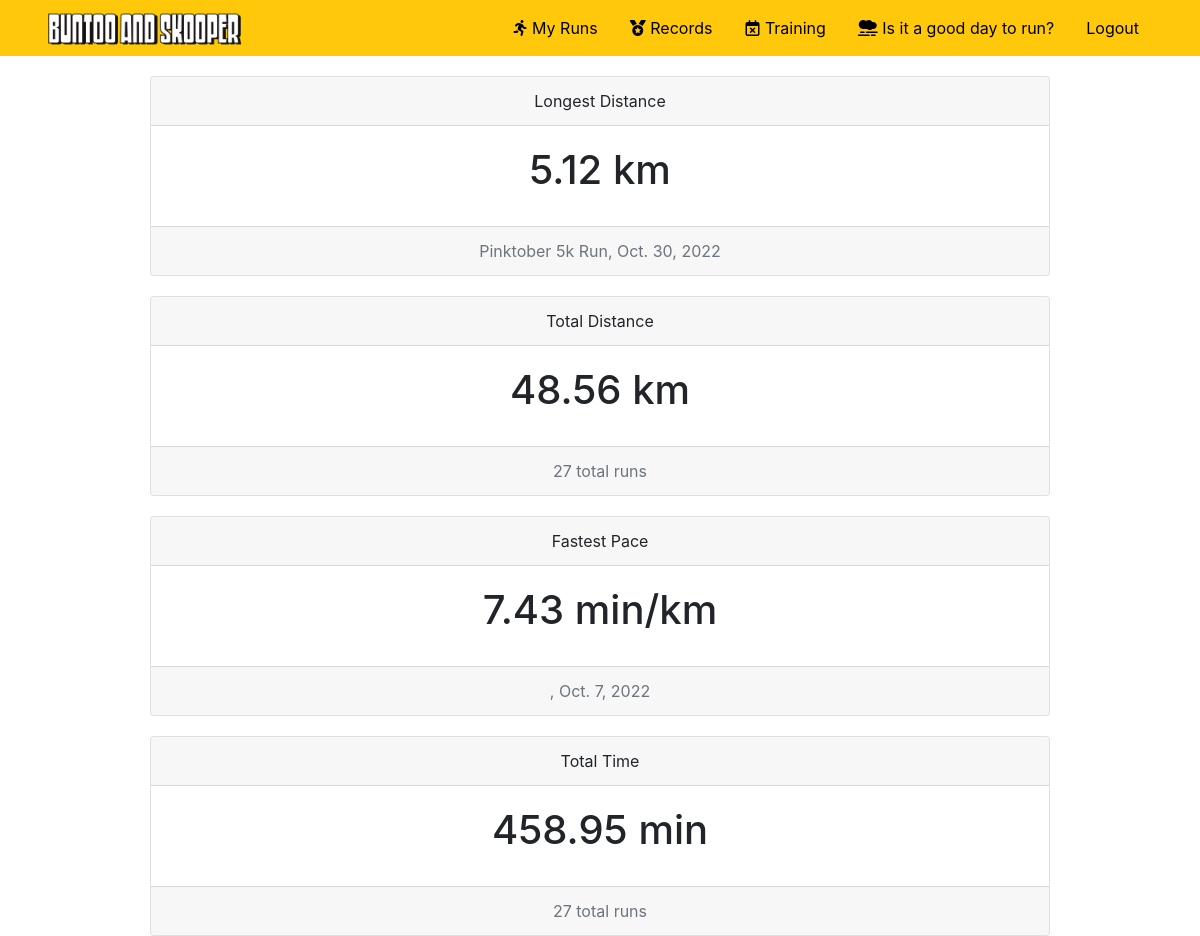
/records (signed in), run on the app's committed database.
### running/models.py (models this page shows, shortened)
class Run(models.Model):
    user = models.ForeignKey(User, on_delete=models.CASCADE)
    number = models.IntegerField()
    title = models.CharField(max_length=1000, blank=True)
    track = models.CharField(max_length=200, blank=True)
    distance = models.DecimalField(decimal_places=2, max_digits=5)
    time = models.CharField(max_length=64)
    pace = models.DecimalField(decimal_places=2, max_digits=5, blank=True, null=True)
    date = models.DateField(default=datetime.now)

### running/views.py (the view)
# urls.py: path("records", views.records, name="records"),
@login_required
def records(request):
    runs = Run.objects.filter(user=request.user).values_list('distance')
    run_max = runs.aggregate(Max('distance'))
    run_distance_max = run_max['distance__max']
    run_dist_max_record = '%.2f' % run_distance_max
    run_total = runs.aggregate(Sum('distance'))
    run_total_record = '%.2f' % run_total['distance__sum']
    paces = Run.objects.filter(user=request.user).values_list('pace')
    pace_min = paces.aggregate(Min('pace'))
    get_pace_min = pace_min['pace__min']
    pace_min_record = '%.2f' % get_pace_min
    longest_run = Run.objects.get(distance=run_dist_max_record)
    no_of_runs = len(Run.objects.filter(user=request.user))
    fastest_run = Run.objects.get(pace=pace_min_record)
    run_times = list(Run.objects.filter(user=request.user).values_list('time'))
    total_time = 0
    for i in run_times:
        print(i)
        split_time = i[0].split(":")
        print(split_time[0])
        print(split_time[1])
        mins = int(split_time[0])
        secs = int(split_time[1])
        total_time = total_time + mins + secs/60
        time_tot = '%.2f' % total_time
        print(total_time)
    return render(request, "running/records.html", {
        "run_dist_max_record": run_dist_max_record,
        "run_total_record": run_total_record,
        "pace_min_record": pace_min_record,
        "longest_run": longest_run,
        "no_of_runs":no_of_runs,
        "fastest_run": fastest_run,
        "total_time":total_time,
        "time_tot":time_tot
        })

### running/templates/running/records.html (shortened to what this page needs)
{% extends "running/layout.html" %}
{% load static %}
{% block body %}
<div class="card text-center w-75 mx-auto">
  <div class="card-header">
    Longest Distance
  </div>
  <div class="card-body">
    <h1 class="card-title">{{run_dist_max_record}} km</h1>
  </div>
  {% if longest_run.title %}
  <div class="card-footer text-muted">
    {{longest_run.title}}, {{longest_run.date}}
  </div>
  {%else%}
  <div class="card-footer text-muted">
    {{longest_run.date}}
  </div>
  {%endif%}
</div>
<div class="card text-center w-75 mx-auto">
  <div class="card-header">
    Total Distance
  </div>
  <div class="card-body">
    <h1 class="card-title">{{run_total_record}} km</h1>
  </div>
  <div class="card-footer text-muted">
    {{no_of_runs}} total runs
  </div>
</div>
<div class="card text-center w-75 mx-auto">
  <div class="card-header">
    Fastest Pace
  </div>
  <div class="card-body">
    <h1 class="card-title">{{pace_min_record}} min/km</h1>
  </div>
  {% if longest_run.title %}
  <div class="card-footer text-muted">
    {{fastest_run.title}}, {{fastest_run.date}}
  </div>
  {%else%}
  <div class="card-footer text-muted">
    {{fastest_run.date}}
  </div>
  {%endif%}
</div>
<div class="card text-center w-75 mx-auto">
  <div class="card-header">
    Total Time
  </div>
  <div class="card-body">
    <h1 class="card-title">{{time_tot}} min</h1>
  </div>
  <div class="card-footer text-muted">
    {{no_of_runs}} total runs
  </div>
</div>
{% endblock %}

### static/running/styles.css (style rules this page uses)
.card { margin-top: 20px; }

### data on the page
Run: title "Pinktober 5k Run", date "Oct. 30, 2022"
Run: date "Oct. 7, 2022"

### other printed values
{{ run_dist_max_record }} "5.12"
{{ run_total_record }} "48.56"
{{ no_of_runs }} "27"
{{ pace_min_record }} "7.43"
{{ time_tot }} "458.95"
